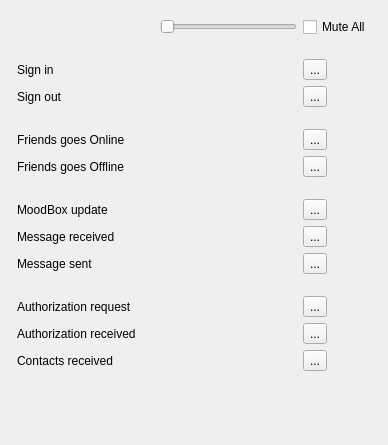
<ui version="4.0" >
 <class>SoundsFrameClass</class>
 <widget class="QFrame" name="SoundsFrameClass" >
  <property name="geometry" >
   <rect>
    <x>0</x>
    <y>0</y>
    <width>388</width>
    <height>445</height>
   </rect>
  </property>
  <property name="windowTitle" >
   <string>SoundsFrame</string>
  </property>
  <layout class="QGridLayout" name="gridLayout_2" >
   <item row="0" column="0" >
    <layout class="QGridLayout" name="gridLayout" >
     <property name="margin" >
      <number>6</number>
     </property>
     <item row="0" column="1" >
      <widget class="QSlider" name="volumeHSlider" >
       <property name="orientation" >
        <enum>Qt::Horizontal</enum>
       </property>
      </widget>
     </item>
     <item row="0" column="2" >
      <widget class="QCheckBox" name="muteAllCheckBox" >
       <property name="text" >
        <string>Mute All</string>
       </property>
      </widget>
     </item>
     <item row="2" column="0" colspan="2" >
      <widget class="QLabel" name="label" >
       <property name="text" >
        <string>Sign in</string>
       </property>
      </widget>
     </item>
     <item row="2" column="2" >
      <widget class="QToolButton" name="signInToolButton" >
       <property name="text" >
        <string>...</string>
       </property>
       <property name="checkable" >
        <bool>true</bool>
       </property>
      </widget>
     </item>
     <item row="3" column="0" colspan="2" >
      <widget class="QLabel" name="label_2" >
       <property name="text" >
        <string>Sign out</string>
       </property>
      </widget>
     </item>
     <item row="5" column="0" colspan="2" >
      <widget class="QLabel" name="label_3" >
       <property name="text" >
        <string>Friends goes Online</string>
       </property>
      </widget>
     </item>
     <item row="6" column="0" colspan="2" >
      <widget class="QLabel" name="label_4" >
       <property name="text" >
        <string>Friends goes Offline</string>
       </property>
      </widget>
     </item>
     <item row="8" column="0" colspan="2" >
      <widget class="QLabel" name="label_5" >
       <property name="text" >
        <string>MoodBox update</string>
       </property>
      </widget>
     </item>
     <item row="10" column="0" colspan="2" >
      <widget class="QLabel" name="label_7" >
       <property name="text" >
        <string>Message sent</string>
       </property>
      </widget>
     </item>
     <item row="12" column="0" colspan="2" >
      <widget class="QLabel" name="label_10" >
       <property name="text" >
        <string>Authorization request</string>
       </property>
      </widget>
     </item>
     <item row="13" column="0" colspan="2" >
      <widget class="QLabel" name="label_9" >
       <property name="text" >
        <string>Authorization received</string>
       </property>
      </widget>
     </item>
     <item row="14" column="0" colspan="2" >
      <widget class="QLabel" name="label_8" >
       <property name="text" >
        <string>Contacts received</string>
       </property>
      </widget>
     </item>
     <item row="3" column="2" >
      <widget class="QToolButton" name="signOutToolButton" >
       <property name="text" >
        <string>...</string>
       </property>
      </widget>
     </item>
     <item row="5" column="2" >
      <widget class="QToolButton" name="onlineToolButton" >
       <property name="text" >
        <string>...</string>
       </property>
      </widget>
     </item>
     <item row="6" column="2" >
      <widget class="QToolButton" name="offlineToolButton" >
       <property name="text" >
        <string>...</string>
       </property>
      </widget>
     </item>
     <item row="8" column="2" >
      <widget class="QToolButton" name="updateToolButton" >
       <property name="text" >
        <string>...</string>
       </property>
      </widget>
     </item>
     <item row="9" column="2" >
      <widget class="QToolButton" name="receivedToolButton" >
       <property name="text" >
        <string>...</string>
       </property>
      </widget>
     </item>
     <item row="10" column="2" >
      <widget class="QToolButton" name="sentToolButton" >
       <property name="text" >
        <string>...</string>
       </property>
      </widget>
     </item>
     <item row="12" column="2" >
      <widget class="QToolButton" name="authRequestToolButton" >
       <property name="text" >
        <string>...</string>
       </property>
      </widget>
     </item>
     <item row="13" column="2" >
      <widget class="QToolButton" name="authReceivedToolButton" >
       <property name="text" >
        <string>...</string>
       </property>
      </widget>
     </item>
     <item row="14" column="2" >
      <widget class="QToolButton" name="contactsReceivedToolButton" >
       <property name="text" >
        <string>...</string>
       </property>
      </widget>
     </item>
     <item row="4" column="1" >
      <spacer name="verticalSpacer" >
       <property name="orientation" >
        <enum>Qt::Vertical</enum>
       </property>
       <property name="sizeType" >
        <enum>QSizePolicy::Fixed</enum>
       </property>
       <property name="sizeHint" stdset="0" >
        <size>
         <width>20</width>
         <height>16</height>
        </size>
       </property>
      </spacer>
     </item>
     <item row="7" column="1" >
      <spacer name="verticalSpacer_2" >
       <property name="orientation" >
        <enum>Qt::Vertical</enum>
       </property>
       <property name="sizeType" >
        <enum>QSizePolicy::Fixed</enum>
       </property>
       <property name="sizeHint" stdset="0" >
        <size>
         <width>20</width>
         <height>16</height>
        </size>
       </property>
      </spacer>
     </item>
     <item row="11" column="1" >
      <spacer name="verticalSpacer_3" >
       <property name="orientation" >
        <enum>Qt::Vertical</enum>
       </property>
       <property name="sizeType" >
        <enum>QSizePolicy::Fixed</enum>
       </property>
       <property name="sizeHint" stdset="0" >
        <size>
         <width>20</width>
         <height>16</height>
        </size>
       </property>
      </spacer>
     </item>
     <item row="0" column="0" >
      <spacer name="horizontalSpacer" >
       <property name="orientation" >
        <enum>Qt::Horizontal</enum>
       </property>
       <property name="sizeHint" stdset="0" >
        <size>
         <width>40</width>
         <height>20</height>
        </size>
       </property>
      </spacer>
     </item>
     <item row="9" column="0" colspan="2" >
      <widget class="QLabel" name="label_6" >
       <property name="text" >
        <string>Message received</string>
       </property>
      </widget>
     </item>
     <item row="15" column="1" >
      <spacer name="verticalSpacer_4" >
       <property name="orientation" >
        <enum>Qt::Vertical</enum>
       </property>
       <property name="sizeHint" stdset="0" >
        <size>
         <width>20</width>
         <height>40</height>
        </size>
       </property>
      </spacer>
     </item>
     <item row="1" column="1" >
      <spacer name="verticalSpacer_5" >
       <property name="orientation" >
        <enum>Qt::Vertical</enum>
       </property>
       <property name="sizeType" >
        <enum>QSizePolicy::Fixed</enum>
       </property>
       <property name="sizeHint" stdset="0" >
        <size>
         <width>20</width>
         <height>16</height>
        </size>
       </property>
      </spacer>
     </item>
    </layout>
   </item>
  </layout>
 </widget>
 <layoutdefault spacing="6" margin="11" />
 <resources/>
 <connections/>
</ui>
